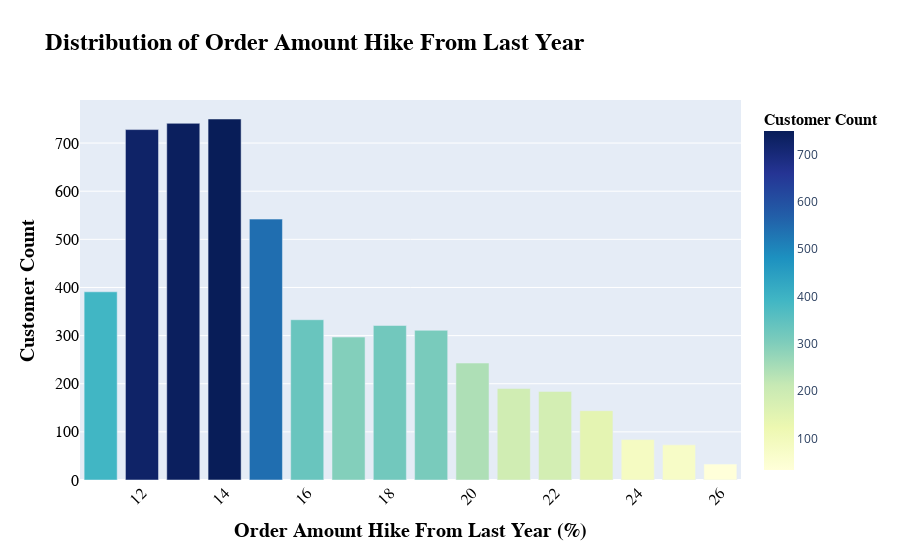

The code cell stored with this chart in its notebook:
### Markdown cell above
# **Customer Order Analysis and Insights**

## **1. Recency of Customer Orders**
- The majority of customers have placed their last order within the past **3 days**.
- The most common values are **8, 1, 2, and 3 days**.
- As the number of days since the last order increases, the frequency decreases.

## **2. Potential Customer Segments**
- **Frequent Buyers:** Customers who order within **0-3 days** may be highly engaged and loyal.
- **Occasional Buyers:** Customers with a gap of **5-10 days** could be targeted with re-engagement strategies.
- **Churned Customers:** Customers with gaps of **30+ days** may need win-back campaigns.

## **3. Business Strategy Implications**
- Consider **loyalty programs** or **personalized discounts** for customers who haven’t ordered in **10+ days**.
- **Retention campaigns** should focus on the **5-10 day segment** to prevent churn.

### Code cell
hike_counts = df["OrderAmountHikeFromlastYear"].value_counts().reset_index()
hike_counts.columns = ["OrderAmountHikeFromLastYear", "CustomerCount"]

fig = px.bar(hike_counts, 
             x="OrderAmountHikeFromLastYear", 
             y="CustomerCount", 
             title="Distribution of Order Amount Hike From Last Year",
             labels={"OrderAmountHikeFromLastYear": "Order Amount Hike From Last Year (%)", 
                     "CustomerCount": "Customer Count"},
             color="CustomerCount", 
             color_continuous_scale="ylgnbu")  

fig.update_layout(
    title=dict(font=dict(size=24, family="Arial", color="black", weight="bold")),
    xaxis=dict(title_font=dict(size=20, family="Arial", color="black", weight="bold"), 
               tickfont=dict(size=16, family="Arial", color="black")),
    yaxis=dict(title_font=dict(size=20, family="Arial", color="black", weight="bold"), 
               tickfont=dict(size=16, family="Arial", color="black")),
    coloraxis_colorbar=dict(title_font=dict(size=16, family="Arial", color="black", weight="bold"))
)

fig.update_layout(xaxis_tickangle=-45)  
fig.show()

### Figure 1 — Plotly figure (JSON) as saved in the notebook; plotly's stock layout.template omitted (floating-point values rounded to 4 significant figures)
{"data": [{"hovertemplate": "Order Amount Hike From Last Year (%)=%{x}<br>Customer Count=%{marker.color}<extra></extra>", "legendgroup": "", "marker": {"color": [750, 741, 728, 542, 391, 333, 321, 311, 297, 243, 190, 184, 144, 84, 73, 33], "coloraxis": "coloraxis", "pattern": {"shape": ""}}, "name": "", "orientation": "v", "showlegend": false, "textposition": "auto", "type": "bar", "x": [14.0, 13.0, 12.0, 15.0, 11.0, 16.0, 18.0, 19.0, 17.0, 20.0, 21.0, 22.0, 23.0, 24.0, 25.0, 26.0], "xaxis": "x", "y": [750, 741, 728, 542, 391, 333, 321, 311, 297, 243, 190, 184, 144, 84, 73, 33], "yaxis": "y"}], "layout": {"barmode": "relative", "coloraxis": {"colorbar": {"title": {"font": {"color": "black", "family": "Arial", "size": 16, "weight": "bold"}, "text": "Customer Count"}}, "colorscale": [[0, "rgb(255,255,217)"], [0.125, "rgb(237,248,177)"], [0.25, "rgb(199,233,180)"], [0.375, "rgb(127,205,187)"], [0.5, "rgb(65,182,196)"], [0.625, "rgb(29,145,192)"], [0.75, "rgb(34,94,168)"], [0.875, "rgb(37,52,148)"], [1, "rgb(8,29,88)"]]}, "legend": {"tracegroupgap": 0}, "title": {"font": {"color": "black", "family": "Arial", "size": 24, "weight": "bold"}, "text": "Distribution of Order Amount Hike From Last Year"}, "xaxis": {"anchor": "y", "domain": [0, 1], "tickangle": -45, "tickfont": {"color": "black", "family": "Arial", "size": 16}, "title": {"font": {"color": "black", "family": "Arial", "size": 20, "weight": "bold"}, "text": "Order Amount Hike From Last Year (%)"}}, "yaxis": {"anchor": "x", "domain": [0, 1], "tickfont": {"color": "black", "family": "Arial", "size": 16}, "title": {"font": {"color": "black", "family": "Arial", "size": 20, "weight": "bold"}, "text": "Customer Count"}}}}
